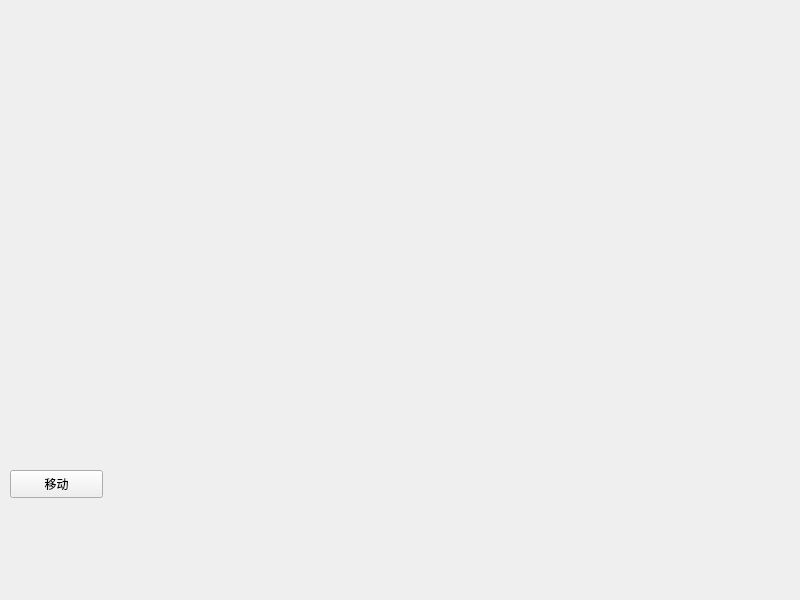
<?xml version="1.0" encoding="UTF-8"?>
<ui version="4.0">
 <class>Widget</class>
 <widget class="QWidget" name="Widget">
  <property name="geometry">
   <rect>
    <x>0</x>
    <y>0</y>
    <width>800</width>
    <height>600</height>
   </rect>
  </property>
  <property name="windowTitle">
   <string>Widget</string>
  </property>
  <widget class="QPushButton" name="btn">
   <property name="geometry">
    <rect>
     <x>10</x>
     <y>470</y>
     <width>93</width>
     <height>28</height>
    </rect>
   </property>
   <property name="text">
    <string>移动</string>
   </property>
  </widget>
 </widget>
 <resources/>
 <connections/>
</ui>
